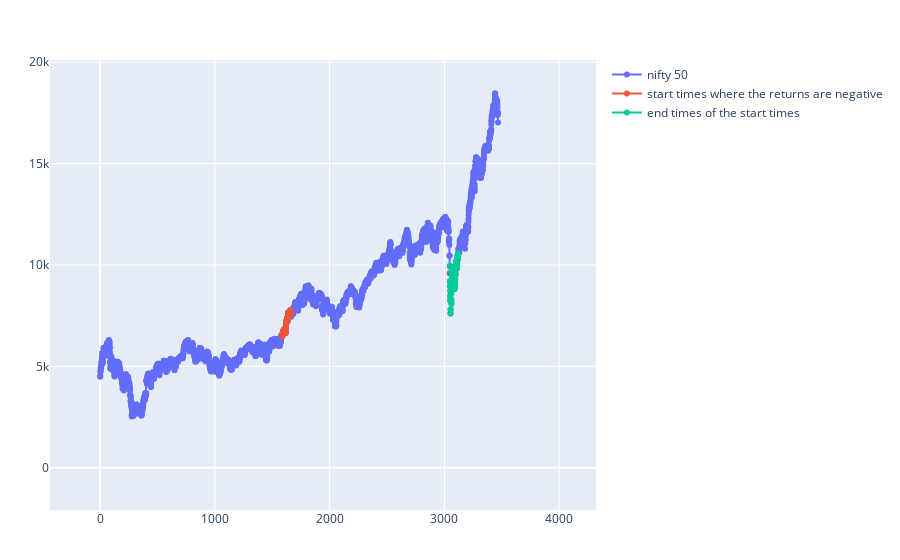

Here is the notebook cell this chart was saved with:
### Markdown cell above
The following graph is interesting. the red is the start time where the returns are negative. we can infer that it happened because of the market crash in 2020

### Code cell
trace1 = scatter(x=1:length(d["^NSEI"].intDates), y=d["^NSEI"].prices,
                    mode="lines+markers",
                    name="nifty 50")
trace2 = scatter(x=1587:1660, y=d["^NSEI"].prices[1587:1660],
                    mode="lines+markers",
                    name="start times where the returns are negative")
add = 4*365
trace3 = scatter(x=(1587+add):(1660+add), y=d["^NSEI"].prices[(1587+add):(1660+add)],
                    mode="lines+markers",
    name="end times of the start times")

plot([trace1, trace2, trace3])
